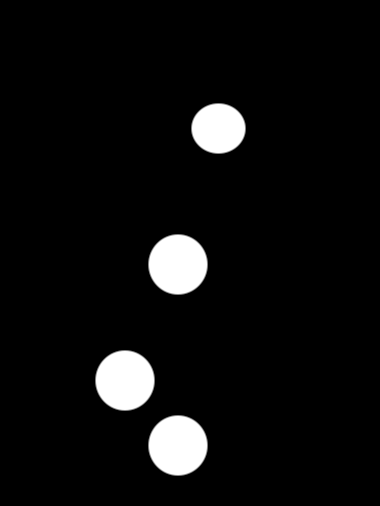
#> input picture der4.png, 380 x 506 px
$ python Test.py   (older library calls are emulated)
#> lines starting #> are read from the running program, lines starting #| are printed output that depends on the picture; after the words box and inside, x2 and y2 are one past the last pixel; in counts of white or black regions, pixels touching at a corner belong together
import cv2
import numpy
import math

# programa de prueba para trigonometria de cadera
# cuando el punto se encuentra en el lado izquierdo de la imagen es negativo y del lado derecho es positivo
img = cv2.imread('der4.png')
#> img is the input picture: shape (506, 380, 3); min 0, max 255, mean 13.9
gray = cv2.cvtColor(img, cv2.COLOR_BGR2GRAY)
canny = cv2.Canny(gray, 100, 250)
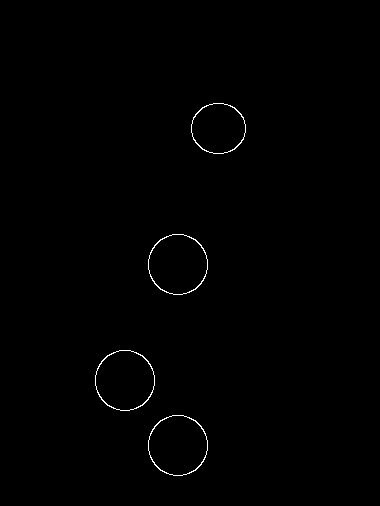
#> canny: shape (506, 380); 0.45% white in thin lines or dots, all inside (x1, y1, x2, y2) = (95, 103, 246, 476)
__, contours, __ = cv2.findContours(canny, cv2.RETR_EXTERNAL, cv2.CHAIN_APPROX_NONE)
#> contours = 4 contours; box (x1, y1, x2, y2) and area: (148, 415, 208, 476) 2808, (95, 350, 155, 411) 2808, (148, 234, 208, 295) 2808, (191, 103, 246, 154) 2150
text_file = open("Output.txt", "w")

global p1
global p2
global p3
global p
global theta1
global theta2


def get_center(contour):
    m = cv2.moments(contour)
    cx = int(m["m10"] / m["m00"])
    cy = int(m["m01"] / m["m00"])
    return cx, cy


def get_angle(p1, p2, p3, p4):
    beta = round((math.degrees(math.atan2(p3[0] - p4[0], p3[1] - p4[1]))), 2)
    P2 = math.sqrt(pow((p3[0]-p4[0]),2)+pow((p3[1]-p4[1]),2))
    P3 = math.sqrt(pow((p2[0]-p4[0]),2)+pow((p2[1]-p4[1]),2))
    P4 = math.sqrt(pow((p2[0]-p3[0]),2)+pow((p2[1]-p3[1]),2))
    alfa = round(math.degrees(math.acos((P2**2 + P4**2 - P3**2)/(2*P2*P4))))
    Pi1 = math.sqrt(pow((p2[0]-p3[0]),2)+pow((p2[1]-p3[1]),2))
    Pi2 = math.sqrt(pow((p1[0]-p3[0]),2)+pow((p1[1]-p3[1]),2))
    Pi3 = math.sqrt(pow((p1[0]-p2[0]),2)+pow((p1[1]-p2[1]),2))
    delta = round(math.degrees(math.acos((Pi1**2 + Pi3**2 - Pi2**2)/(2*Pi1*Pi3))))
    print(p1[0], p1[1], p2[0], p2[1], p3[0], p3[1], p4[0], p4[1])
    print((beta,alfa,delta), file=text_file)
    return beta, alfa, delta, #P2, P3, P4

if len(contours) == 4:
    center_1, center_2, center_3, center_4 = get_center(contours[0]), get_center(contours[1]), get_center(contours[2]),\
                                             get_center(contours[3])
#> in get_center, `m = cv2.moments(contour)`: m = moments, m00 2808, centre m10/m00, m01/m00 = (177.5, 445)
#> in get_center, `cx = int(m["m10"] / m["m00"])`: cx = 177
#> in get_center, `cy = int(m["m01"] / m["m00"])`: cy = 444
#> center_1 = (177, 444); center_2 = (124, 379); center_3 = (177, 263); center_4 = (218, 128)
    print(get_angle(center_1, center_2, center_3, center_4))
#> in get_angle, `beta = round((math.degrees(math.atan2(p3[0] - p4[0], p3[1] - p4[1]))),..`: beta = -16.89
#> in get_angle, `P2 = math.sqrt(pow((p3[0]-p4[0]),2)+pow((p3[1]-p4[1]),2))`: P2 = 141.1
#> in get_angle, `P3 = math.sqrt(pow((p2[0]-p4[0]),2)+pow((p2[1]-p4[1]),2))`: P3 = 268
#> in get_angle, `P4 = math.sqrt(pow((p2[0]-p3[0]),2)+pow((p2[1]-p3[1]),2))`: P4 = 127.5
#> in get_angle, `alfa = round(math.degrees(math.acos((P2**2 + P4**2 - P3**2)/(2*P2*P4))))`: alfa = 172
#> in get_angle, `Pi1 = math.sqrt(pow((p2[0]-p3[0]),2)+pow((p2[1]-p3[1]),2))`: Pi1 = 127.5
#> in get_angle, `Pi2 = math.sqrt(pow((p1[0]-p3[0]),2)+pow((p1[1]-p3[1]),2))`: Pi2 = 181
#> in get_angle, `Pi3 = math.sqrt(pow((p1[0]-p2[0]),2)+pow((p1[1]-p2[1]),2))`: Pi3 = 83.87
#> in get_angle, `delta = round(math.degrees(math.acos((Pi1**2 + Pi3**2 - Pi2**2)/(2*Pi1..`: delta = 116
#| 177 444 124 379 177 263 218 128
#| (-16.89, 172, 116)

cnt1 = cv2.circle(img, center_1, 5, (255, 0, 0), -1)  # toe
cnt2 = cv2.circle(img, center_2, 5, (0, 255, 0), -1)  # ankle
cnt3 = cv2.circle(img, center_3, 5, (0, 0, 255), -1)  # knee
cnt4 = cv2.circle(img, center_4, 5, (255, 0, 255), -1)  # hip
cv2.line(img, center_1, center_2, (0, 0, 255), 2)
cv2.line(img, center_2, center_3, (0, 255, 0), 2)
cv2.line(img, center_3, center_4, (255, 0, 0), 2)
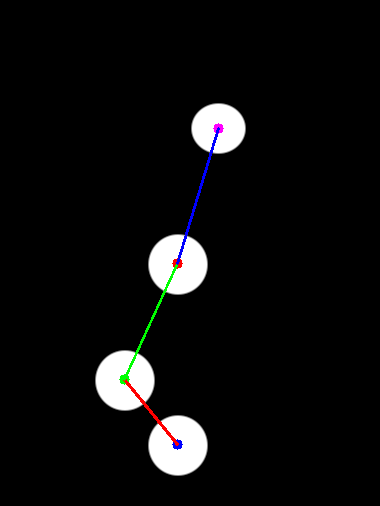
#> img: shape (506, 380, 3); mean B, G, R 13.6, 13.4, 13.4


cv2.imshow('img',img)
cv2.waitKey(0)
cv2.destroyAllWindows()
text_file.close()

$ run again, with der1.png copied over der4.png
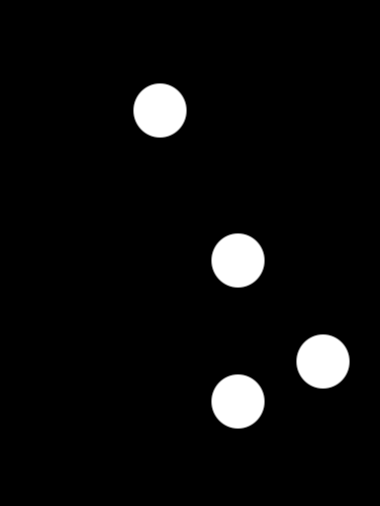
#> input picture der1.png, 380 x 506 px
#> img is the input picture: shape (506, 380, 3); min 0, max 255, mean 11.9
#> `canny = cv2.Canny(gray, 100, 250)`:
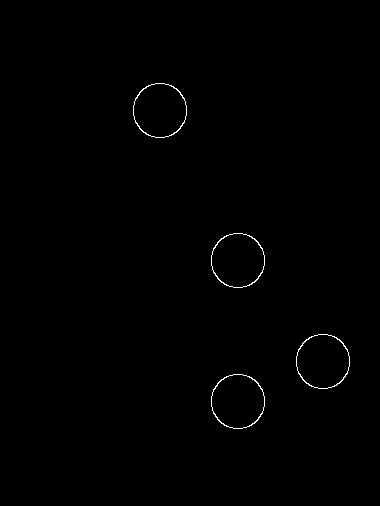
#> canny: shape (506, 380); 0.41% white in thin lines or dots, all inside (x1, y1, x2, y2) = (133, 83, 350, 429)
#> contours = 4 contours; box (x1, y1, x2, y2) and area: (211, 374, 265, 429) 2284, (296, 334, 350, 389) 2284, (211, 233, 265, 288) 2284, (133, 83, 187, 138) 2284
#> m = moments, m00 2284, centre m10/m00, m01/m00 = (237.5, 401)
#> cx = 237
#> cy = 401
#> center_1 = (237, 401); center_2 = (322, 361); center_3 = (237, 260); center_4 = (159, 110)
#> beta = 27.47
#> P2 = 169.1
#> P3 = 299.3
#> P4 = 132
#> alfa = 167
#> Pi1 = 132
#> Pi2 = 141
#> Pi3 = 93.94
#> delta = 75
#| 237 401 322 361 237 260 159 110
#| (27.47, 167, 75)
#> `cv2.line(img, center_3, center_4, (255, 0, 0), 2)`:
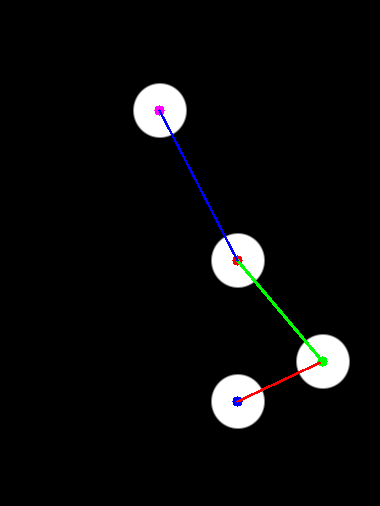
#> img: shape (506, 380, 3); mean B, G, R 11.8, 11.7, 11.5

$ run again, with der2.png copied over der4.png
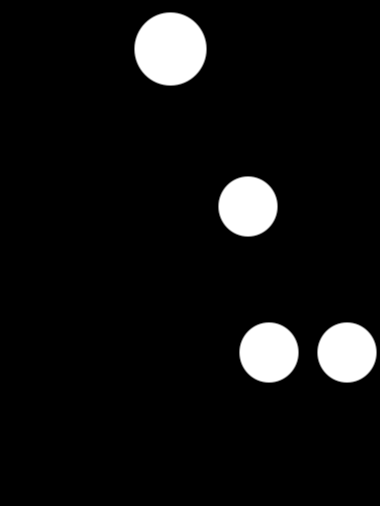
#> input picture der2.png, 380 x 506 px
#> img is the input picture: shape (506, 380, 3); min 0, max 255, mean 16.6
#> `canny = cv2.Canny(gray, 100, 250)`:
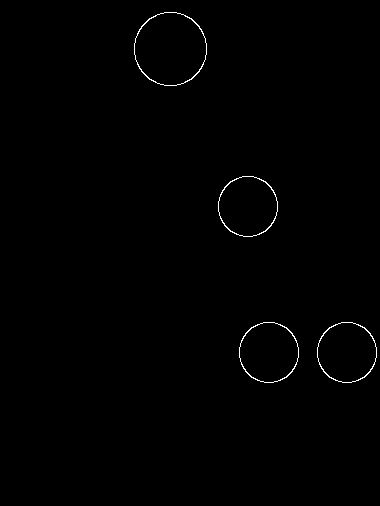
#> canny: shape (506, 380); 0.48% white in thin lines or dots, all inside (x1, y1, x2, y2) = (134, 12, 377, 383)
#> contours = 4 contours; box (x1, y1, x2, y2) and area: (134, 12, 207, 86) 4162, (317, 322, 377, 383) 2808, (239, 322, 299, 383) 2808, (218, 176, 278, 237) 2808
#> m = moments, m00 2808, centre m10/m00, m01/m00 = (346.5, 352)
#> cx = 346
#> cy = 351
#> center_1 = (346, 351); center_2 = (268, 351); center_3 = (247, 205); center_4 = (170, 48)
#> beta = 26.13
#> P2 = 174.9
#> P3 = 318.5
#> P4 = 147.5
#> alfa = 162
#> Pi1 = 147.5
#> Pi2 = 176.4
#> Pi3 = 78
#> delta = 98
#| 346 351 268 351 247 205 170 48
#| (26.13, 162, 98)
#> `cv2.line(img, center_3, center_4, (255, 0, 0), 2)`:
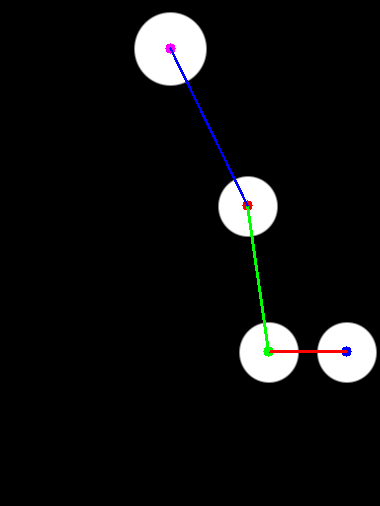
#> img: shape (506, 380, 3); mean B, G, R 16.3, 16.2, 16

$ run again, with der3.png copied over der4.png
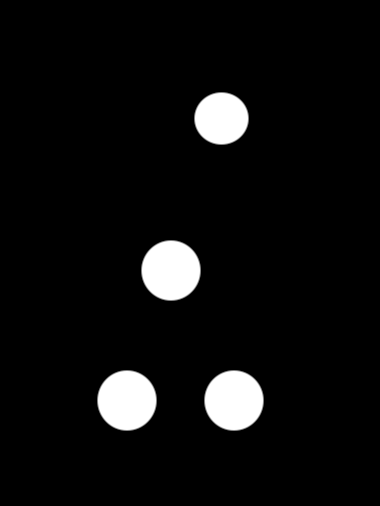
#> input picture der3.png, 380 x 506 px
#> img is the input picture: shape (506, 380, 3); min 0, max 255, mean 14
#> `canny = cv2.Canny(gray, 100, 250)`:
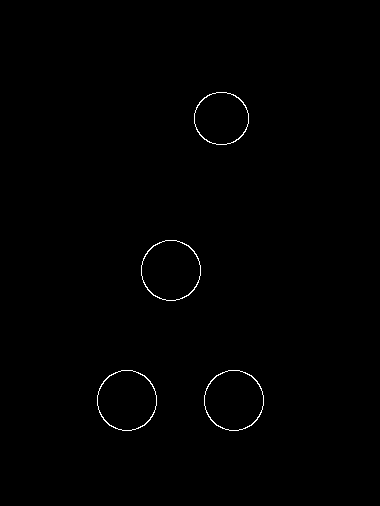
#> canny: shape (506, 380); 0.45% white in thin lines or dots, all inside (x1, y1, x2, y2) = (97, 92, 264, 431)
#> contours = 4 contours; box (x1, y1, x2, y2) and area: (204, 370, 264, 431) 2808, (97, 370, 157, 431) 2808, (141, 240, 201, 301) 2808, (194, 92, 249, 145) 2242
#> m = moments, m00 2808, centre m10/m00, m01/m00 = (233.5, 400)
#> cx = 233
#> cy = 399
#> center_1 = (233, 399); center_2 = (126, 399); center_3 = (170, 269); center_4 = (221, 118)
#> beta = -18.66
#> P2 = 159.4
#> P3 = 296.6
#> P4 = 137.2
#> alfa = 180
#> Pi1 = 137.2
#> Pi2 = 144.5
#> Pi3 = 107
#> delta = 71
#| 233 399 126 399 170 269 221 118
#| (-18.66, 180, 71)
#> `cv2.line(img, center_3, center_4, (255, 0, 0), 2)`:
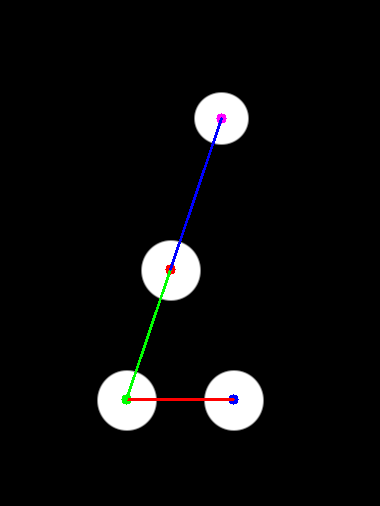
#> img: shape (506, 380, 3); mean B, G, R 13.8, 13.6, 13.6
